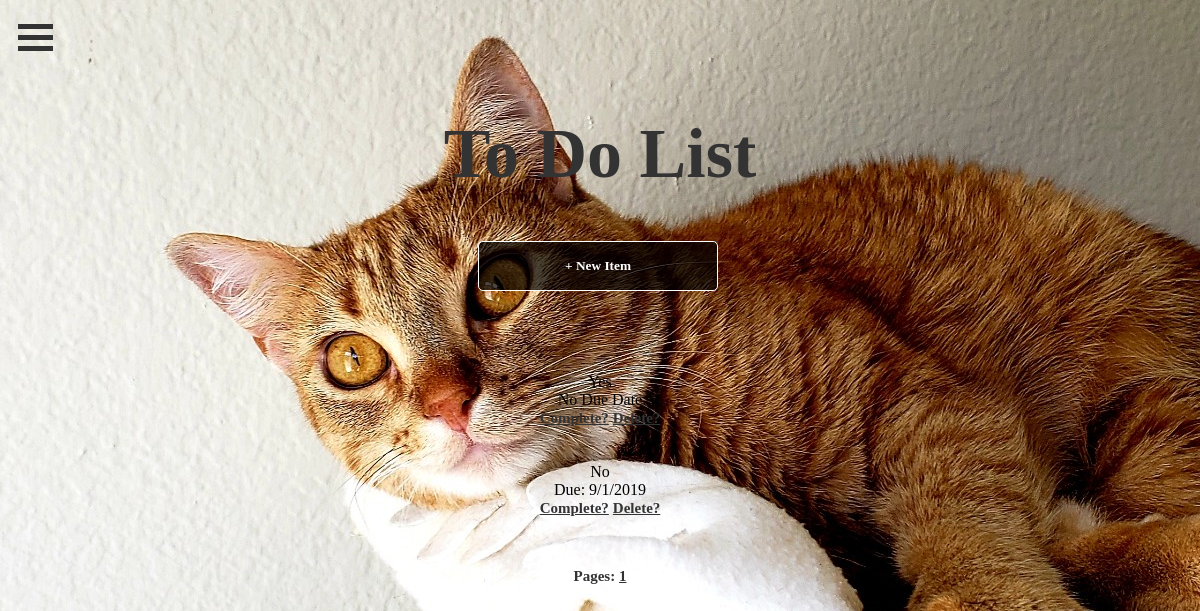
The app's page /todo_list (signed in), older data.
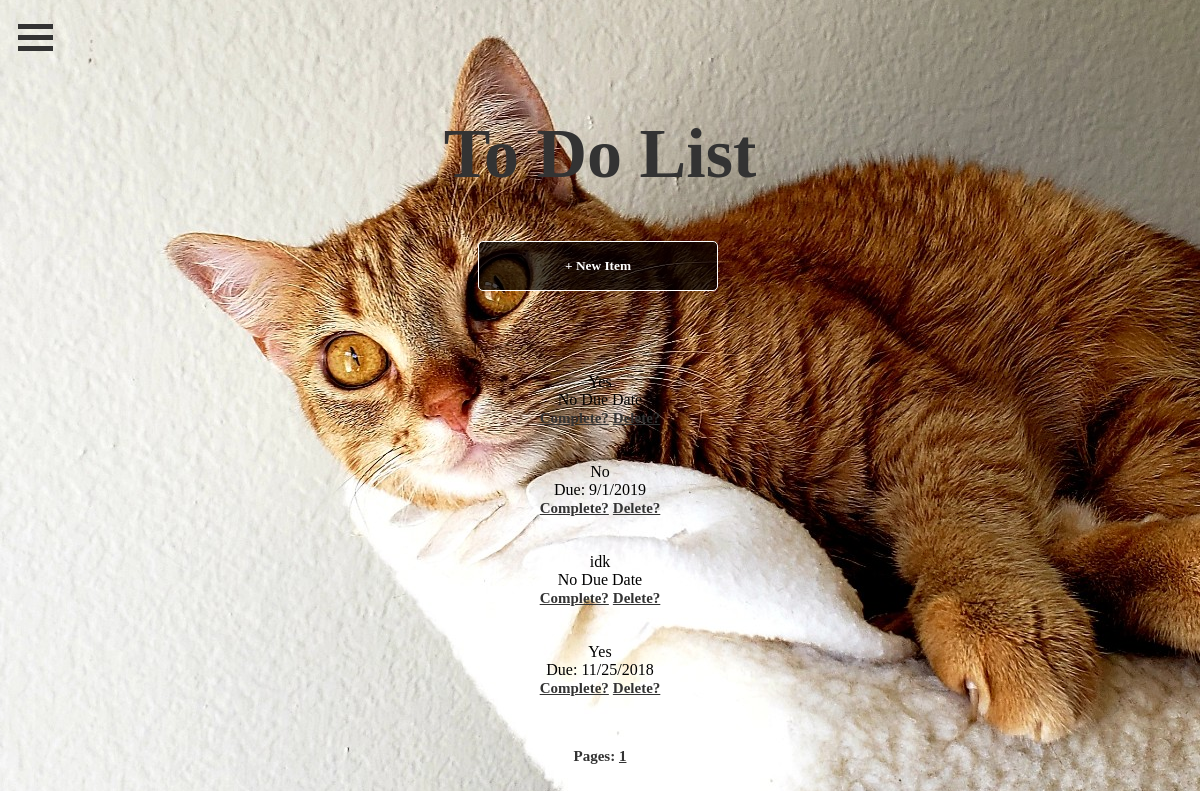
The same page, newer data.
### Application/models.py (models this page shows)
class Task(db.Model):
	id = db.Column(db.Integer, primary_key=True)
	title = db.Column(db.String(20))
	description = db.Column(db.String(200))
	complete = db.Column(db.Boolean, nullable=False, default=False)
	due = db.Column(db.DateTime, nullable=True)
	user = db.Column(db.Integer, db.ForeignKey('user.id'), nullable=False)

### Application/routes.py (the view)
@application.route('/todo_list')
@login_required
def ToDoList():
	page = request.args.get('page', 1, type=int)
	tasks = Task.query.filter_by(author=current_user)\
	.order_by(Task.id.asc())\
	.paginate(page=page, per_page=10)
	return render_template('/todo_list.html', title='ToDoList', tasks=tasks, user=current_user)

### Application/models.py (called while the page is built)
@login_manager.user_loader # loads in user
def load_user(user_id):
	return User.query.get(int(user_id))

### Application/templates/todo_list.html (shortened to what this page needs)
{% extends "layout.html" %}
{% block content %}
<div align="center">
	<h1>To Do List</h1>
	<form method='GET' action ='/task/new'><button href="/task/new" class="myButton">+ New Item</button></form><br><br><br><br>
		{% for task in tasks.items %}
			{% if task.complete==true %}
				<div class="task-block" style="text-decoration: line-through;">
			{% else %}
				<div class="task-block" style="text-decoration: none;">
			{% endif %}
			{{ task.title }}<br>
			{% if task.due != None %}
				Due: {{ task.due.month|string+'/'+task.due.day|string+'/'+ task.due.year|string }}<br>
			{% else %}
				No Due Date<br>
			{% endif %}
			<a href="/task/{{ task.id }}/complete">Complete?</a>
			<a href="/task/{{ task.id }}/delete">Delete?</a>
		</div>
		<br><br>
		{% endfor %}
	<p>
		Pages:
			{% if page_num %}
				{% for page_num in tasks.iter_pages(left_edge=1, right_edge=1, left_current=1, right_current=2) %}
					{% if tasks.page == page_num %}
						<a href="{{ url_for('ToDoList', page=page_num) }}" style="font-weight: bold;">{{ page_num }}</a>
					{% else %}
						<a href="{{ url_for('ToDoList', page=page_num) }}">{{ page_num }}</a>
					{% endif %}
				{% endfor %}
			{% else %}
				<a href="{{ url_for('ToDoList', page=1) }}" style="font-weight: bold;">1</a>
			{% endif %}
	</p>
</div>
{% endblock content %}

### Application/templates/layout.html (shortened to what this page needs)
<!DOCTYPE html>
<html>
<head>
	<link rel="stylesheet" media="screen" href="https://fontlibrary.org/face/now" type="text/css"/>
    <link rel="stylesheet" media="screen" href="{{url_for('static', filename='style.css') }}" type="text/css"/>
</head>
<body>
	<div class="dropdown">
		<button class="dropbtn">
			<div class="container" onclick="myFunction(this)">
  				<div class="bar1"></div>
  				<div class="bar2"></div>
  				<div class="bar3"></div>
			</div>
		</button>
	</div>
   	{% block content %}{% endblock %}
</body>
</html>

### Application/static/style.css (style rules this page uses)
h1 { font-family: 'Now'; font-weight: bold; font-size: 70px; text-align: center; color: #333; }
p { font-family: 'Now'; font-weight: bold; font-style: normal; font-size: 15px; color: #333; }
a { font-family: 'Now'; font-weight: bold; font-style: normal; font-size: 15px; color: #333; }
body { background-image: url(temp.jpg); background-position: center; height: 600px; }
.myButton { border:0.1em solid #FFFFFF; border-radius: 5px; margin:0 0.3em 0 0; padding: 0; box-sizing: border-box; text-decoration:none; font-weight: bolder; color:#FFFFFF; font-family: 'Now'; background: rgba(0,0,0,0.7); text-align:center; transition: all 0.2s; width: 240px; margin-bottom: 10px; height: 50px; -webkit-transition: all 1s ease; white-space: nowrap; }
form { font-family: 'Now'; font-weight: bold; color: #333333; }
.dropbtn { background-color: transparent; padding: 10px; font-size: 20px; border: none; transition: 0.5s ease; }
.dropdown { position: relative; display: inline-block; }
.container { display: inline-block; cursor: pointer; float: right; }
.bar1, .bar2, .bar3 { width: 35px; height: 5px; background-color: #333; margin: 6px 0; transition: 0.4s; }

Row changes from the older to the newer data that the page shows:
added Task: title "idk", shows "No Due Date"
added Task: title "Yes", due.month "11/25/2018"
